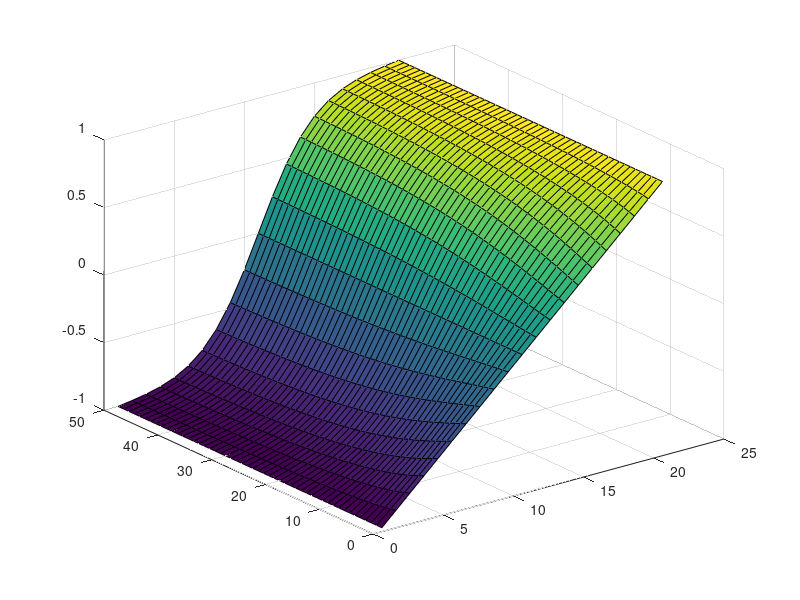

The MATLAB source for this figure:
%The basis of the FTCS method:
%Find The number of time steps, number of space steps, delta t and delta x
%Then use the boundary conditions to find U(0,0) & U(0,N)
%Then use the intial conditino to find U(1,j)
%Then repeat these steps for all the other time steps

initialcondition_x_1 = -1; %set up our initial conditions for x values
initialcondition_x_2 = 1;
number_of_timesteps=50 ;%time steps 
N=20; %to account for matlab it's N-1 really
deltax = 1/20; %set up the spacings for delta x and delta t
deltat = 0.001;
r = deltat / ((deltax)^2); %pre-calculate r
M = ones(number_of_timesteps,N+1); %set up a 50x20 array of ones to store our solutions
for i=1:number_of_timesteps %places our 1st initial condition for x in the first column
    M(i,1) = initialcondition_x_1 ; 
end
    
for i=1:number_of_timesteps %places our final initial conditions for x in the final column
    M(i,N+1) = initialcondition_x_2 ;
end

%calculate the first row of our matrix by using the formula given
for i = 1:N-1 
    M(1,i+1) = 2*deltax*i-1 ; 
end

%now for the piece de resistance, we then use our formula
%which is the PDE ibe for iterating to calculate the rest of the terms in
%the matrix. 
for k=1:number_of_timesteps-1 %TIME STEP: we start at 1 and end with the number of timestamps -1
     for i=2:N  %SPACE STEP: noting that we start at 2 as we already have the first one complete
           M(k+1,i) = M(k,i)+ r*(M(k,i-1)-2*M(k,i)+M(k,i+1))+deltat*50*M(k,i)*(1-(M(k,i)^2));
     end
end
%Now we have our M matrix with all of our nice approximations for U in it.
%Please note that the columns are the x spacings and the rows are the time
%spacings.
surf(M) %creates a 3D surface of the Matrix M

